Frame 1 (no input): blank canvas, image omitted
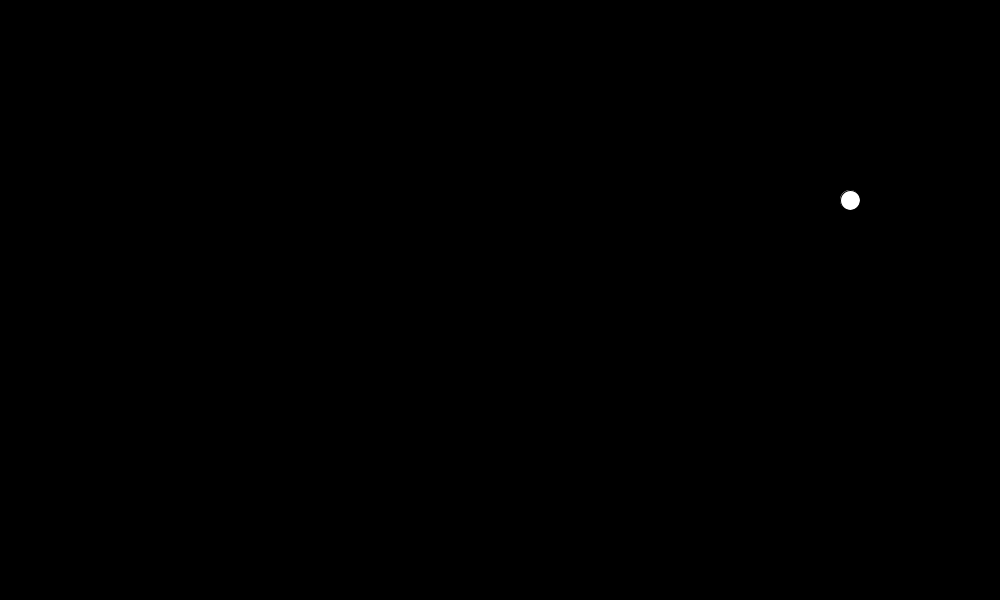
Frame 60 (the mouse pressed at the canvas centre just before this capture)
Frame 120 (the mouse held since frame 60 and released just before this capture): blank canvas, image omitted

The Processing sketch that drew this single still picture (run headless with seeded random() and noise(); from frame 60 on, the mouse is pressed at the canvas centre):

// Processing sketch: processing_1
// ── processing_1.pde
float x = 0;
float y = 0;
float dx = 50;
float dy = 20;

void setup()
{
  size(1000, 600);
  x = width/2.0;
  y = height/2.0;
}
void draw()
{
  background(0);
  circle(x, y, 20);
  x = x + dx;
    if(x > width) dx = -dx;
    if(x < 0) dx = -dx;
  y = y + dy;
    if(y > height) dy = -dy;
    if(y < 0) dy = -dy;
}
